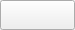
<?xml version="1.0" encoding="UTF-8"?>
<ui version="4.0">
 <class>ColorSelectionWidget</class>
 <widget class="QWidget" name="ColorSelectionWidget">
  <property name="geometry">
   <rect>
    <x>0</x>
    <y>0</y>
    <width>75</width>
    <height>30</height>
   </rect>
  </property>
  <property name="windowTitle">
   <string>Form</string>
  </property>
  <layout class="QHBoxLayout" name="horizontalLayout">
   <property name="spacing">
    <number>0</number>
   </property>
   <property name="leftMargin">
    <number>0</number>
   </property>
   <property name="topMargin">
    <number>0</number>
   </property>
   <property name="rightMargin">
    <number>0</number>
   </property>
   <property name="bottomMargin">
    <number>0</number>
   </property>
   <item>
    <widget class="QPushButton" name="pbDialogButton">
     <property name="sizePolicy">
      <sizepolicy hsizetype="Minimum" vsizetype="Minimum">
       <horstretch>30</horstretch>
       <verstretch>30</verstretch>
      </sizepolicy>
     </property>
     <property name="autoFillBackground">
      <bool>true</bool>
     </property>
     <property name="text">
      <string/>
     </property>
     <property name="flat">
      <bool>false</bool>
     </property>
    </widget>
   </item>
  </layout>
 </widget>
 <resources/>
 <connections/>
</ui>
